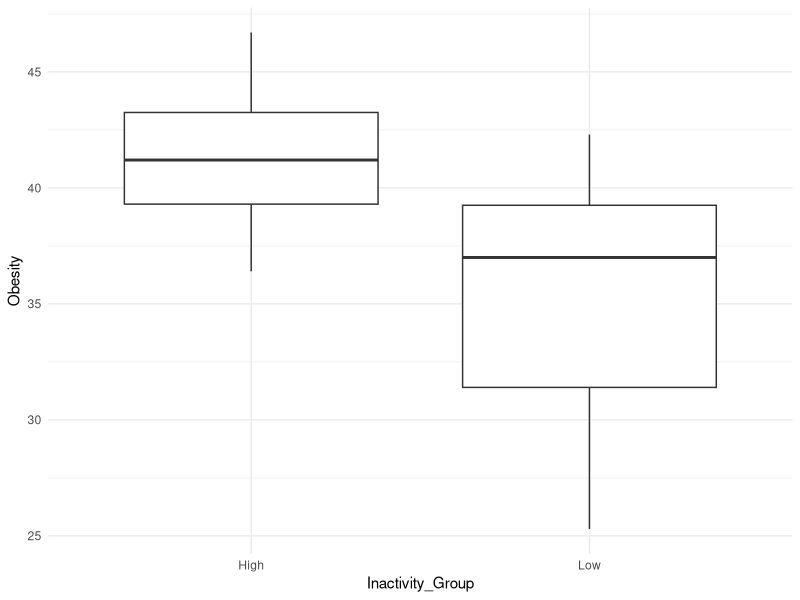
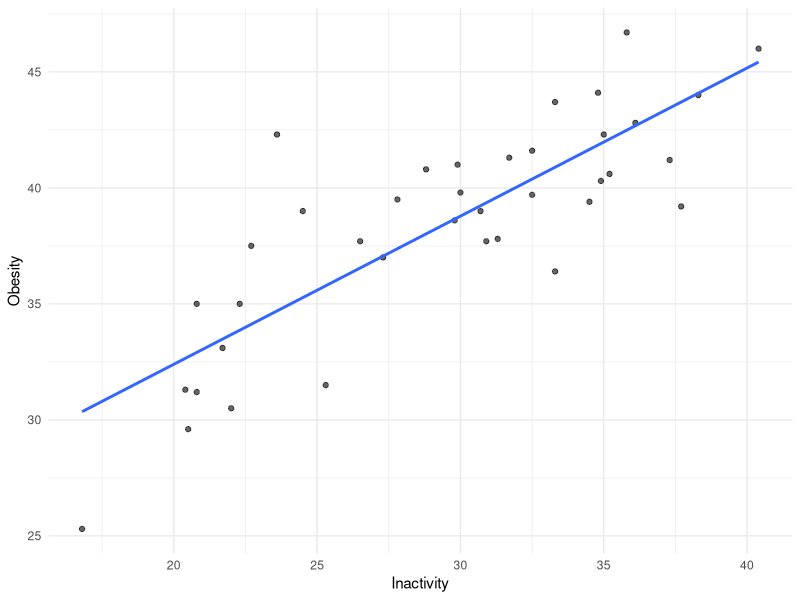

Here is the R script that generated these plots, in order:
# =====================
# CP03 - Comparative Analysis
# =====================

library(ggplot2)
library(dplyr)

# Load data
places <- read.csv("data/raw/PLACES_sample.csv")

# Filter variables
data_filtered <- places %>%
  filter(Measure %in% c("Obesity among adults",
                        "No leisure-time physical activity among adults")) %>%
  select(StateAbbr, LocationName, Measure, Data_Value)

# Reshape
data_wide <- reshape(data_filtered,
                     idvar = c("StateAbbr", "LocationName"),
                     timevar = "Measure",
                     direction = "wide")

colnames(data_wide) <- c("State", "County", "Obesity", "Inactivity")

# Clean
data_clean <- na.omit(data_wide)

# Group variable
median_inactivity <- median(data_clean$Inactivity)

data_clean <- data_clean %>%
  mutate(Inactivity_Group = ifelse(Inactivity > median_inactivity,
                                   "High", "Low"))

# Summary
summary_table <- data_clean %>%
  group_by(Inactivity_Group) %>%
  summarise(
    Mean_Obesity = mean(Obesity),
    SD_Obesity = sd(Obesity),
    N = n()
  )

print(summary_table)

# Boxplot
ggplot(data_clean, aes(x = Inactivity_Group, y = Obesity)) +
  geom_boxplot() +
  theme_minimal()

# Scatterplot
ggplot(data_clean, aes(x = Inactivity, y = Obesity)) +
  geom_point(alpha = 0.6) +
  geom_smooth(method = "lm", se = FALSE) +
  theme_minimal()
